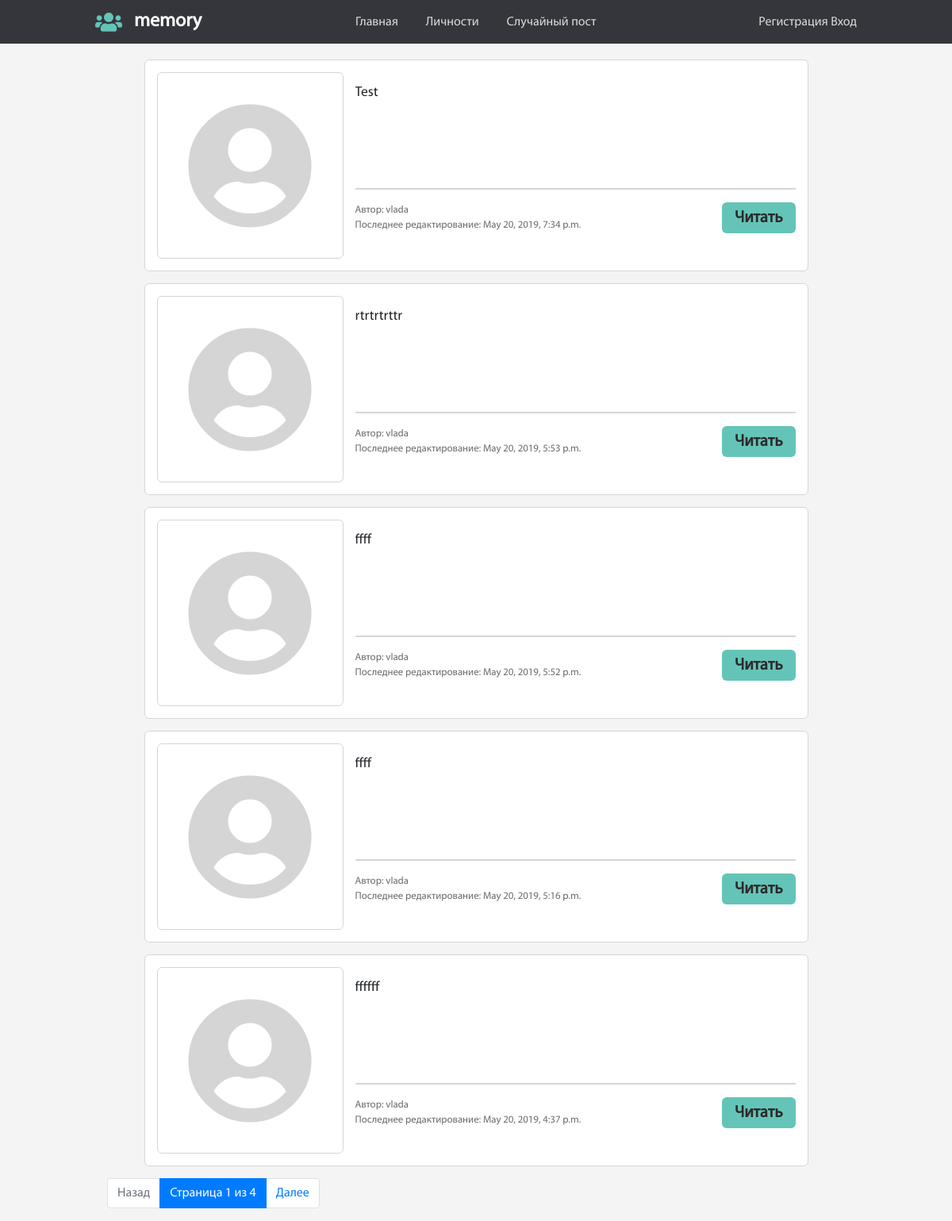
The page / on the database its author committed.
### mysite/models.py (models this page shows, shortened)
class Post(models.Model):
    email = models.EmailField(verbose_name="email", db_index=True, blank=True)
    name = models.ForeignKey(User, on_delete=models.CASCADE, verbose_name="Имя", db_index=True, blank=True)
    second_name = models.CharField(verbose_name="Фамилия", max_length=150, db_index=True, blank=True)
    title = models.CharField(verbose_name="Заголовок", max_length=500, blank=True)
    preview = models.CharField(verbose_name= "Тизер", max_length=500, blank=True, db_index=True)
    text_post = MarkdownxField(verbose_name= "Текст поста", blank=True, db_index=True)
    CHOICE_TO_STAR = (
        (True, 'Пост известной личности'),
        (False, 'Пост обычного пользователя'),
    )
    star = models.BooleanField(verbose_name="Настройка поста", choices=CHOICE_TO_STAR, default=False)
    date_pub = models.DateTimeField(verbose_name="Дата публикации", auto_now_add=True)
    date_modified = models.DateTimeField(verbose_name="Последнее изменение", auto_now=True)
    pictures = models.CharField(verbose_name="Ссылка на картинку", max_length=500, blank=True)
    class Meta:
        ordering = ["-date_modified"]
    def get_preview(self):
        if not self.preview:
            return markdownify(self.text_post[:501]+"...")
        else:
            return self.preview
    def __str__(self):
        return self.title

### mysite/views.py (the view)
# urls.py: url(r'^$', v.posts_list, name='posts_list'),
def posts_list(request):
    posts = Post.objects.all()
    paginator = Paginator(posts, 5)
    page = request.GET.get('page')
    try:
        posts = paginator.page(page)
    except PageNotAnInteger:
        posts = paginator.page(1)
    except EmptyPage:
        posts = paginator.page(paginator.num_pages)
    return render(request, 'mysite/posts_list.html', context={'posts': posts, 'page': page})

### mysite/templates/mysite/posts_list.html (shortened to what this page needs)
{% extends 'mysite/base_page.html' %}
{% load staticfiles %}
{% block css %}
  <link rel="stylesheet" href="{% static 'css/post.css' %}">
{% endblock %}
{% block content %}
  {% for post in posts %}
    {% include "./post.html" %}
  {% endfor %}
  {% if posts.paginator.num_pages != 1 %}
    <nav class="pagination__wrap">
      <ul class="pagination">
        {% if posts.has_previous %}
          <li class="page-item"><a class="page-link" href="?page=1">Далее</a></li>
        {% else %}
          <li class="page-item disabled"><a class="page-link">Назад</a></li>
        {% endif %}
        <li class="page-item active" aria-current="page">
          <span class="page-link">
            Страница {{ posts.number }} из {{ posts.paginator.num_pages }}
          </span>
        </li>
        {% if posts.has_next %}
          <li class="page-item">
            <a class="page-link" href="?page={{ posts.next_page_number }}">Далее</a>
          </li>
        {% else %}
          <li class="page-item disabled"><a class="page-link">Далее</a></li>
        {% endif %}
      </ul>
    </nav>
  {% endif %}
{% endblock %}

### mysite/templates/mysite/post.html (shortened to what this page needs)
{% load staticfiles %}
{% block css %}
  <link rel="stylesheet" href="{% static 'css/post.css' %}">
{% endblock %}
<aside class="post">
  <section class="post__img">
    <i class="fas fa-user-circle"></i>
  </section>
  <section class="post__info">
    <p class="post__prev">{{ post.get_preview }}</p>
    <hr>
    <div class="post__nav">
      <div class="post__addition">
        <span>Автор: {{post.name}} {{post.second_name}}</span></br>
        <span>Последнее редактирование: {{ post.date_modified }}</span>
      </div>
      <a class="btnn" href="{% url 'post_detail' post.id%}">Читать</a>
    </div>
  </section>
</aside>

### static/css/base.css (style rules this page uses)
:root { --izumrud: #64c4b8; }
body { background: #f4f4f4; font-family: "MyriadProRegular"; }
.btnn { display: flex; background: var(--izumrud); cursor: pointer; border-radius: 6px; padding: 0 16px; justify-content: center; align-items: center; color: #2a2929; font-weight: bold; font-size: 1.3rem; transition: all 0.3s ease; line-height: normal; }

### mysite/static/css/post.css (style rules this page uses)
.post { position: relative; background: #FFF; border-radius: 6px; border: 1px #d6d6d6 solid; padding: 15px; width: 90%; display: flex; flex-flow: row wrap; margin: 0 auto; margin-bottom: 15px; }
.post__img { display: block; min-width: 235px; height: 235px; margin-right: 15px; border: 1px #d6d6d6 solid; border-radius: 6px; }
.post__img .fas { font-size: 10rem; display: flex; justify-content: center; align-items: center; height: 100%; color: #d5d5d5; }
.post__info { display: block; width: auto; flex: 1; }
.post__prev { font-size: 1.1rem; line-height: normal; height: 49%; overflow: hidden; }
.post__info hr { border: 1px #d6d6d6 solid; }
.post__nav { display: flex; justify-content: space-between; }
.post__addition { font-size: .8rem; color: #6b6b6b; }

### rows shown on the page
Post: get_preview "Test", name "vlada", date_modified "May 20, 2019, 7:34 p.m."
Post: get_preview "rtrtrtrttr", name "vlada", date_modified "May 20, 2019, 5:53 p.m."
Post: get_preview "ffff", name "vlada", date_modified "May 20, 2019, 5:52 p.m."
Post: get_preview "ffff", name "vlada", date_modified "May 20, 2019, 5:16 p.m."
Post: get_preview "ffffff", name "vlada", date_modified "May 20, 2019, 4:37 p.m."

### other values the page prints
{{ posts.number }} "1"
{{ posts.paginator.num_pages }} "4"
